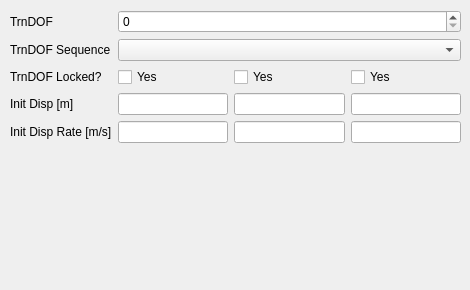
               <widget class="QWidget" name="tab_5">
                <attribute name="title">
                 <string>Tab 4</string>
                </attribute>
                <widget class="QWidget" name="verticalLayoutWidget_6">
                 <property name="geometry">
                  <rect>
                   <x>10</x>
                   <y>10</y>
                   <width>451</width>
                   <height>271</height>
                  </rect>
                 </property>
                 <layout class="QVBoxLayout" name="verticalLayout_31">
                  <item>
                   <layout class="QGridLayout" name="gridLayout_17">
                    <item row="4" column="0">
                     <widget class="QLabel" name="label_39">
                      <property name="text">
                       <string>Init Disp Rate [m/s]</string>
                      </property>
                     </widget>
                    </item>
                    <item row="2" column="1">
                     <layout class="QHBoxLayout" name="horizontalLayout_14">
                      <item>
                       <widget class="QCheckBox" name="spc_cur_joint_tlock1">
                        <property name="text">
                         <string>Yes</string>
                        </property>
                       </widget>
                      </item>
                      <item>
                       <widget class="QCheckBox" name="spc_cur_joint_tlock2">
                        <property name="text">
                         <string>Yes</string>
                        </property>
                       </widget>
                      </item>
                      <item>
                       <widget class="QCheckBox" name="spc_cur_joint_tlock3">
                        <property name="text">
                         <string>Yes</string>
                        </property>
                       </widget>
                      </item>
                     </layout>
                    </item>
                    <item row="3" column="0">
                     <widget class="QLabel" name="label_38">
                      <property name="text">
                       <string>Init Disp [m]</string>
                      </property>
                     </widget>
                    </item>
                    <item row="3" column="1">
                     <layout class="QHBoxLayout" name="horizontalLayout_25">
                      <item>
                       <widget class="QLineEdit" name="spc_cur_joint_disp0_1"/>
                      </item>
                      <item>
                       <widget class="QLineEdit" name="spc_cur_joint_disp0_2"/>
                      </item>
                      <item>
                       <widget class="QLineEdit" name="spc_cur_joint_disp0_3"/>
                      </item>
                     </layout>
                    </item>
                    <item row="1" column="1">
                     <widget class="QComboBox" name="spc_cur_joint_trndof_seq"/>
                    </item>
                    <item row="4" column="1">
                     <layout class="QHBoxLayout" name="horizontalLayout_28">
                      <item>
                       <widget class="QLineEdit" name="spc_cur_joint_dispr0_1"/>
                      </item>
                      <item>
                       <widget class="QLineEdit" name="spc_cur_joint_dispr0_2"/>
                      </item>
                      <item>
                       <widget class="QLineEdit" name="spc_cur_joint_dispr0_3"/>
                      </item>
                     </layout>
                    </item>
                    <item row="0" column="0">
                     <widget class="QLabel" name="label_31">
                      <property name="text">
                       <string>TrnDOF</string>
                      </property>
                      <property name="scaledContents">
                       <bool>false</bool>
                      </property>
                      <property name="wordWrap">
                       <bool>true</bool>
                      </property>
                     </widget>
                    </item>
                    <item row="2" column="0">
                     <widget class="QLabel" name="label_3">
                      <property name="text">
                       <string>TrnDOF Locked?</string>
                      </property>
                     </widget>
                    </item>
                    <item row="0" column="1">
                     <widget class="QSpinBox" name="spc_cur_joint_trndof">
                      <property name="maximum">
                       <number>3</number>
                      </property>
                     </widget>
                    </item>
                    <item row="1" column="0">
                     <widget class="QLabel" name="label_32">
                      <property name="text">
                       <string>TrnDOF Sequence</string>
                      </property>
                     </widget>
                    </item>
                    <item row="5" column="1">
                     <spacer name="verticalSpacer_15">
                      <property name="orientation">
                       <enum>Qt::Vertical</enum>
                      </property>
                      <property name="sizeHint" stdset="0">
                       <size>
                        <width>20</width>
                        <height>40</height>
                       </size>
                      </property>
                     </spacer>
                    </item>
                   </layout>
                  </item>
                 </layout>
                </widget>
               </widget>
